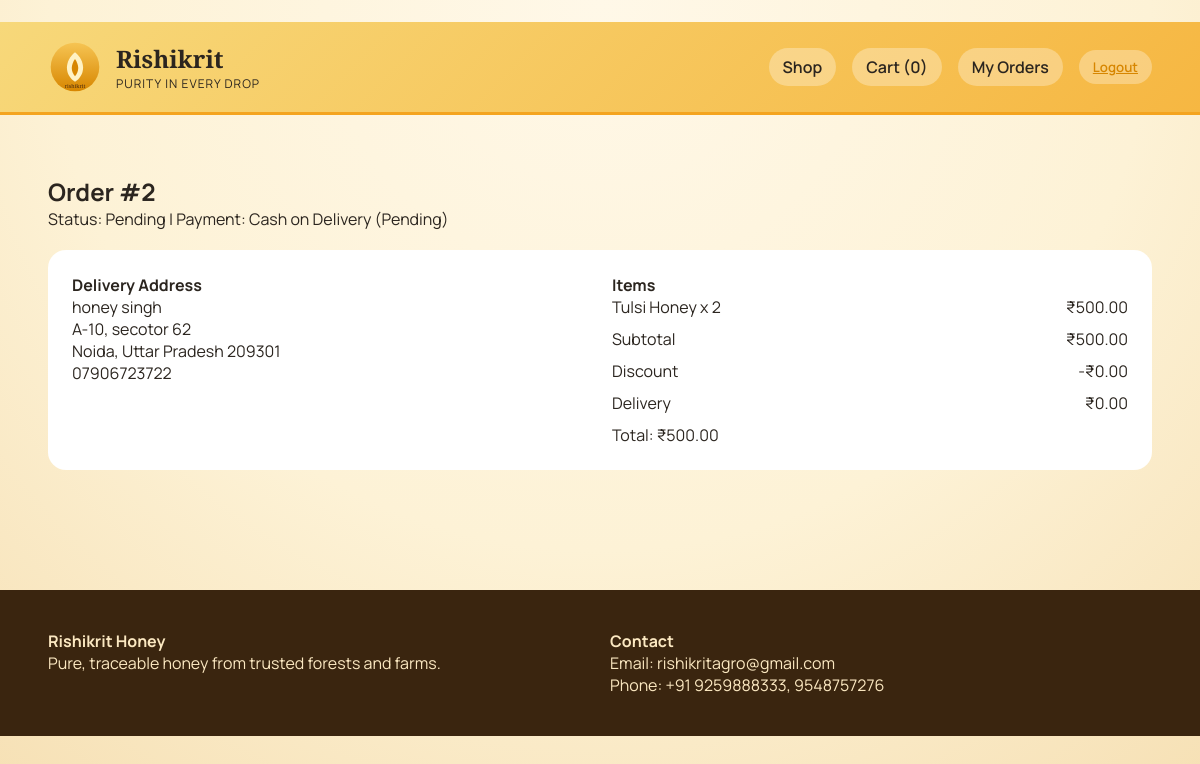
The app's page /orders/2/ (signed in) with its own data.
### store/models.py (models this page shows, shortened)
class Order(models.Model):
    STATUS_CHOICES = [
        ('pending', 'Pending'),
        ('paid', 'Paid'),
        ('packed', 'Packed'),
        ('shipped', 'Shipped'),
        ('delivered', 'Delivered'),
        ('cancelled', 'Cancelled'),
    ]
    PAYMENT_METHOD_CHOICES = [
        ('cod', 'Cash on Delivery'),
        ('upi', 'UPI'),
        ('stripe', 'Card (Stripe)'),
    ]
    PAYMENT_STATUS_CHOICES = [
        ('pending', 'Pending'),
        ('paid', 'Paid'),
        ('failed', 'Failed'),
    ]
    user = models.ForeignKey(settings.AUTH_USER_MODEL, on_delete=models.SET_NULL, null=True, blank=True)
    full_name = models.CharField(max_length=120)
    phone = models.CharField(max_length=30)
    email = models.EmailField(blank=True)
    address = models.TextField()
    city = models.CharField(max_length=80)
    state = models.CharField(max_length=80)
    postal_code = models.CharField(max_length=20)
    notes = models.TextField(blank=True)
    status = models.CharField(max_length=20, choices=STATUS_CHOICES, default='pending')
    payment_method = models.CharField(max_length=20, choices=PAYMENT_METHOD_CHOICES, default='cod')
    payment_status = models.CharField(max_length=20, choices=PAYMENT_STATUS_CHOICES, default='pending')
    payment_reference = models.CharField(max_length=120, blank=True)
    coupon = models.ForeignKey(Coupon, on_delete=models.SET_NULL, null=True, blank=True)
    discount_amount = models.DecimalField(max_digits=10, decimal_places=2, default=0)
    delivery_fee = models.DecimalField(max_digits=10, decimal_places=2, default=0)
    created_at = models.DateTimeField(auto_now_add=True)
    @property
    def subtotal(self):
        total = Decimal('0.00')
        for item in self.items.all():
            total += item.subtotal
        return total
    @property
    def total(self):
        return self.subtotal - self.discount_amount + self.delivery_fee

class OrderItem(models.Model):
    order = models.ForeignKey(Order, related_name='items', on_delete=models.CASCADE)
    product = models.ForeignKey(Product, on_delete=models.PROTECT)
    quantity = models.PositiveIntegerField(default=1)
    price = models.DecimalField(max_digits=10, decimal_places=2)
    @property
    def subtotal(self):
        return self.price * self.quantity

class Product(models.Model):
    name = models.CharField(max_length=120)
    slug = models.SlugField(max_length=140, unique=True, blank=True)
    description = models.TextField(blank=True)
    price = models.DecimalField(max_digits=10, decimal_places=2)
    inventory = models.PositiveIntegerField(default=0)
    is_active = models.BooleanField(default=True)
    image = models.ImageField(upload_to='products/', blank=True, null=True)
    created_at = models.DateTimeField(auto_now_add=True)
    updated_at = models.DateTimeField(auto_now=True)
    class Meta:
        ordering = ['name']

### store/views.py (the view)
# urls.py: path('orders/<int:order_id>/', views.order_detail, name='order_detail'),
@login_required
def order_detail(request, order_id):
    order = get_object_or_404(Order, id=order_id, user=request.user)
    return render(request, 'store/order_detail.html', {'order': order})

### store/cart.py (called while the page is built, shortened)
def get_cart(request):
    return request.session.get(CART_SESSION_KEY, {})

def get_cart_items(request):
    cart = get_cart(request)
    product_ids = [int(pid) for pid in cart.keys()]
    products = Product.objects.filter(id__in=product_ids, is_active=True)
    items = []
    total = Decimal('0.00')
    return items, total

def get_cart_summary(request):
    items, total = get_cart_items(request)
    count = sum(item['quantity'] for item in items)
    return {
        'cart_count': count,
        'cart_total': total,
    }

### store/context_processors.py (called while the page is built)
def cart_summary(request):
    return get_cart_summary(request)

### templates/store/order_detail.html
﻿{% extends 'store/base.html' %}
{% block content %}
<section class="orders">
    <div class="container">
        <h2>Order #{{ order.id }}</h2>
        <p>Status: {{ order.get_status_display }} | Payment: {{ order.get_payment_method_display }} ({{ order.get_payment_status_display }})</p>
        <div class="order-detail-grid">
            <div>
                <h4>Delivery Address</h4>
                <p>{{ order.full_name }}</p>
                <p>{{ order.address }}</p>
                <p>{{ order.city }}, {{ order.state }} {{ order.postal_code }}</p>
                <p>{{ order.phone }}</p>
            </div>
            <div>
                <h4>Items</h4>
                {% for item in order.items.all %}
                    <div class="summary-row">
                        <span>{{ item.product.name }} x {{ item.quantity }}</span>
                        <span>₹{{ item.subtotal }}</span>
                    </div>
                {% endfor %}
                <div class="summary-row">
                    <span>Subtotal</span>
                    <span>₹{{ order.subtotal }}</span>
                </div>
                <div class="summary-row">
                    <span>Discount</span>
                    <span>-₹{{ order.discount_amount }}</span>
                </div>
                <div class="summary-row">
                    <span>Delivery</span>
                    <span>₹{{ order.delivery_fee }}</span>
                </div>
                <p class="total">Total: ₹{{ order.total }}</p>
            </div>
        </div>
    </div>
</section>
{% endblock %}

### static/store/css/site.css (style rules this page uses)
:root { --amber: #f4b73a; --deep-amber: #d78600; --honey: #f6c453; --cream: #fff6e2; --brown: #4a2b0f; --charcoal: #2b251f; --soft: #fdf7ec; }
* { box-sizing: border-box; margin: 0; padding: 0; }
body { font-family: 'Manrope', sans-serif; color: var(--charcoal); background: radial-gradient(circle at top, #fff8e8 0%, #fdf2d6 55%, #f6e0b4 100%); min-height: 100vh; }
.container { width: min(1200px, 92%); margin: 0 auto; }
.cart, .checkout, .order-success, .orders, .auth { padding: 60px 0; }
.summary-row { display: flex; justify-content: space-between; margin-bottom: 10px; }
.order-detail-grid { display: grid; grid-template-columns: repeat(auto-fit, minmax(260px, 1fr)); gap: 24px; background: white; padding: 24px; border-radius: 18px; margin-top: 20px; }

### records on screen
Order: id "2", status "Pending", payment_method "Cash on Delivery", payment_status "Pending", full_name "honey singh", address "A-10, secotor 62", city "Noida", state "Uttar Pradesh", postal_code "209301", phone "07906723722", subtotal "500.00", discount_amount "0.00", delivery_fee "0.00", total "500.00"
OrderItem: product.name "Tulsi Honey", quantity "2", subtotal "500.00"

### other values on screen
{{ cart_count }} "0"
